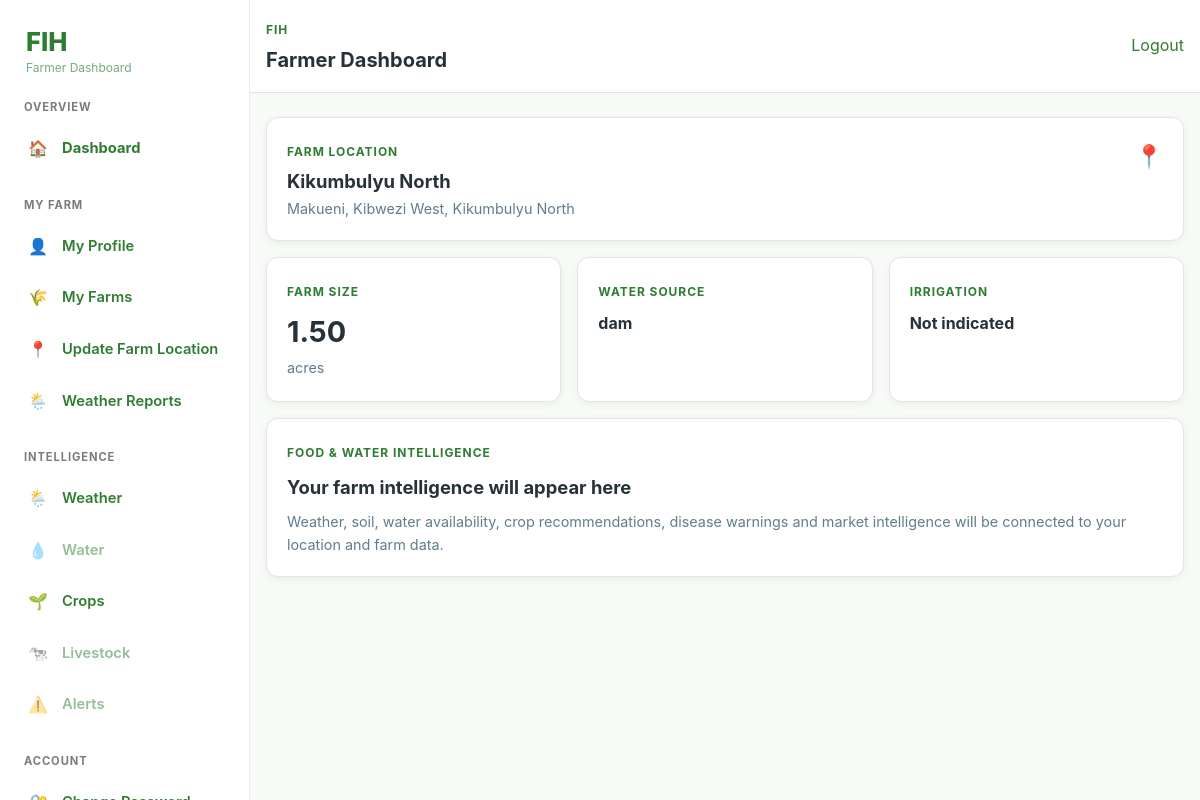
The page /farmer/dashboard.php (signed in) on the database its author committed.
### tables this page shows
CREATE TABLE `farmer_profiles` (
  `id` char(36) NOT NULL,
  `user_id` char(36) NOT NULL,
  `farm_name` varchar(100) DEFAULT NULL,
  `county_id` char(36) NOT NULL,
  `sub_county_id` char(36) NOT NULL,
  `ward_id` char(36) NOT NULL,
  `farm_size_acres` decimal(10,2) DEFAULT NULL,
  `water_source` varchar(100) DEFAULT NULL,
  `irrigation` tinyint(1) NOT NULL DEFAULT 0,
  `created_at` timestamp NOT NULL DEFAULT current_timestamp(),
  `updated_at` timestamp NOT NULL DEFAULT current_timestamp() ON UPDATE current_timestamp()
);

CREATE TABLE `wards` (
  `id` char(36) NOT NULL,
  `sub_county_id` char(36) NOT NULL,
  `name` varchar(120) NOT NULL,
  `code` varchar(20) DEFAULT NULL,
  `is_active` tinyint(1) NOT NULL DEFAULT 1,
  `created_at` timestamp NOT NULL DEFAULT current_timestamp(),
  `updated_at` timestamp NOT NULL DEFAULT current_timestamp() ON UPDATE current_timestamp()
);

CREATE TABLE `counties` (
  `id` char(36) NOT NULL,
  `name` varchar(100) NOT NULL,
  `code` varchar(20) DEFAULT NULL,
  `is_active` tinyint(1) NOT NULL DEFAULT 1,
  `created_at` timestamp NOT NULL DEFAULT current_timestamp(),
  `updated_at` timestamp NOT NULL DEFAULT current_timestamp() ON UPDATE current_timestamp()
);

CREATE TABLE `sub_counties` (
  `id` char(36) NOT NULL,
  `county_id` char(36) NOT NULL,
  `name` varchar(100) NOT NULL,
  `code` varchar(20) DEFAULT NULL,
  `is_active` tinyint(1) NOT NULL DEFAULT 1,
  `created_at` timestamp NOT NULL DEFAULT current_timestamp(),
  `updated_at` timestamp NOT NULL DEFAULT current_timestamp() ON UPDATE current_timestamp()
);

### includes/security.php (called while the page is built, shortened)
<?php
function e(?string $value): string
{
    return htmlspecialchars(
        $value ?? '',
        ENT_QUOTES,
        'UTF-8'
    );
}

### farmer/dashboard.php (the view, shortened to what this page needs)
<?php
require_once __DIR__ . '/../includes/bootstrap.php';
$farmer_id = authenticated_farmer_id();
$stmt = $pdo->prepare(
    'SELECT
        fp.id,
        fp.user_id,
        fp.county_id,
        fp.sub_county_id,
        fp.ward_id,
        fp.farm_size_acres,
        fp.water_source,
        fp.irrigation,
        c.name AS county_name,
        sc.name AS sub_county_name,
        w.name AS ward_name
     FROM farmer_profiles fp
     INNER JOIN counties c
        ON c.id = fp.county_id
     INNER JOIN sub_counties sc
        ON sc.id = fp.sub_county_id
     INNER JOIN wards w
        ON w.id = fp.ward_id
     WHERE fp.user_id = ?
     LIMIT 1'
);
$stmt->execute([
    $farmer_id
]);
$farmer = $stmt->fetch(PDO::FETCH_ASSOC);
?>
<!DOCTYPE html>
<html lang="en">
<head>
    <link
        rel="stylesheet"
        href="<?= e(FIH_BASE_URL) ?>/assets/css/style.css"
    >
    <link
        rel="stylesheet"
        href="<?= e(FIH_BASE_URL) ?>/assets/css/farmer.css"
    >
</head>
<body>
    <?php require_once __DIR__ . '/../includes/farmer_sidebar.php'; ?>
<div class="farmer-dashboard-layout">
<header class="farmer-header">
    <div class="container farmer-header-inner">
        <div>
            <span class="dashboard-label">
                FIH
            </span>
            <h1>
                Farmer Dashboard
            </h1>
        </div>
<form
    method="POST"
    action="<?= e(FIH_BASE_URL) ?>/logout.php"
    class="logout-form"
>
    <button
        type="submit"
        class="secondary-button"
    >
        Logout
    </button>
</form>
    </div>
</header>
<main class="container farmer-dashboard">
    <section class="dashboard-card">
        <div class="dashboard-card-header">
            <div>
                <span class="dashboard-eyebrow">
                    FARM LOCATION
                </span>
                <h2>
                    <?= e($farmer['ward_name']) ?>
                </h2>
            </div>
            <span class="dashboard-icon">
                📍
            </span>
        </div>
        <p class="dashboard-muted">
            <?= e($farmer['county_name']) ?>,
            <?= e($farmer['sub_county_name']) ?>,
            <?= e($farmer['ward_name']) ?>
        </p>
    </section>
    <section class="dashboard-grid">
        <article class="dashboard-card">
            <span class="dashboard-eyebrow">
                FARM SIZE
            </span>
            <strong class="dashboard-value">
                <?= e(
                    number_format(
                        (float) $farmer['farm_size_acres'],
                        2
                    )
                ) ?>
            </strong>
            <span class="dashboard-muted">
                acres
            </span>
        </article>
        <article class="dashboard-card">
            <span class="dashboard-eyebrow">
                WATER SOURCE
            </span>
            <strong class="dashboard-value-small">
                <?= e(
                    $farmer['water_source'] ?: 'Not provided'
                ) ?>
            </strong>
        </article>
        <article class="dashboard-card">
            <span class="dashboard-eyebrow">
                IRRIGATION
            </span>
            <strong class="dashboard-value-small">
                <?= $farmer['irrigation']
                    ? 'Available'
                    : 'Not indicated'
                ?>
            </strong>
        </article>
    </section>
    <section class="dashboard-card intelligence-placeholder">
        <span class="dashboard-eyebrow">
            FOOD & WATER INTELLIGENCE
        </span>
        <h2>
            Your farm intelligence will appear here
        </h2>
        <p class="dashboard-muted">
            Weather, soil, water availability,
            crop recommendations, disease warnings
            and market intelligence will be connected
            to your location and farm data.
        </p>
    </section>
</main>
</div>
</body>
</html>

### assets/css/style.css (style rules this page uses)
:root { --fih-primary: #2e7d32; --fih-primary-dark: #1b5e20; --fih-primary-light: #e8f5e9; --fih-secondary: #1565c0; --fih-secondary-light: #e3f2fd; --fih-accent: #f9a825; --fih-danger: #c62828; --fih-success: #2e7d32; --fih-text: #263238; --fih-muted: #607d8b; --fih-background: #f7faf7; --fih-surface: #ffffff; --fih-border: #dfe7df; --fih-radius-sm: 8px; --fih-radius-md: 12px; --fih-radius-lg: 18px; --fih-shadow-sm: 0 2px 8px rgba(0, 0, 0, 0.06); --fih-shadow-md: 0 8px 24px rgba(0, 0, 0, 0.08); --fih-transition: 0.2s ease; }
* { box-sizing: border-box; margin: 0; padding: 0; }
html { scroll-behavior: smooth; }
body { min-height: 100vh; font-family: Inter, "Segoe UI", Roboto, Arial, sans-serif; color: var(--fih-text); background: var(--fih-background); line-height: 1.6; -webkit-font-smoothing: antialiased; }
button, input, select, textarea { font: inherit; }
button { cursor: pointer; }
.container { width: min( 100% - 32px, 1200px ); margin-inline: auto; }
.primary-button, .secondary-button, .danger-button { display: inline-flex; align-items: center; justify-content: center; gap: 8px; min-height: 44px; padding: 10px 18px; border: none; border-radius: var(--fih-radius-sm); font-weight: 600; text-align: center; transition: transform var(--fih-transition), box-shadow var(--fih-transition), background var(--fih-transition); }
.secondary-button { color: var(--fih-primary); background: var(--fih-primary-light); border: 1px solid #c8e6c9; }

### assets/css/farmer.css (style rules this page uses)
.farmer-header { background: #ffffff; border-bottom: 1px solid var(--fih-border); }
.farmer-header-inner { display: flex; align-items: center; justify-content: space-between; gap: 16px; padding: 16px 0; }
.dashboard-label, .dashboard-eyebrow { color: var(--fih-primary); font-size: 0.75rem; font-weight: 700; letter-spacing: 0.08em; }
.farmer-header h1 { margin-top: 2px; font-size: 1.25rem; }
.farmer-dashboard { padding-top: 24px; padding-bottom: 40px; }
.dashboard-grid { display: grid; grid-template-columns: repeat(3, 1fr); gap: 16px; margin-top: 16px; }
.dashboard-card { padding: 20px; background: #ffffff; border: 1px solid var(--fih-border); border-radius: var(--fih-radius-md); box-shadow: var(--fih-shadow-sm); transition: transform 0.2s ease, box-shadow 0.2s ease; }
.dashboard-card-header { display: flex; align-items: flex-start; justify-content: space-between; gap: 12px; }
.dashboard-card h2 { margin-top: 4px; font-size: 1.15rem; }
.dashboard-icon { font-size: 1.4rem; }
.dashboard-muted { color: var(--fih-muted); font-size: 0.9rem; }
.dashboard-value { display: block; margin-top: 6px; font-size: 1.8rem; }
.dashboard-value-small { display: block; margin-top: 8px; font-size: 1rem; }
.intelligence-placeholder { margin-top: 16px; }
.intelligence-placeholder h2 { margin: 8px 0; font-size: 1.15rem; }
.logout-form { margin: 0; }
.logout-form button { border: 0; background: transparent; font: inherit; cursor: pointer; padding: 0; }
.logout-form button { font: inherit; cursor: pointer; }
.farmer-dashboard-layout { margin-left: 250px; min-height: 100vh; }

### rows shown on the page
farmer_profiles: ward.name "Kikumbulyu North", county.name "Makueni", sub_county.name "Kibwezi West", farm_size_acres "1.50", water_source "dam"
